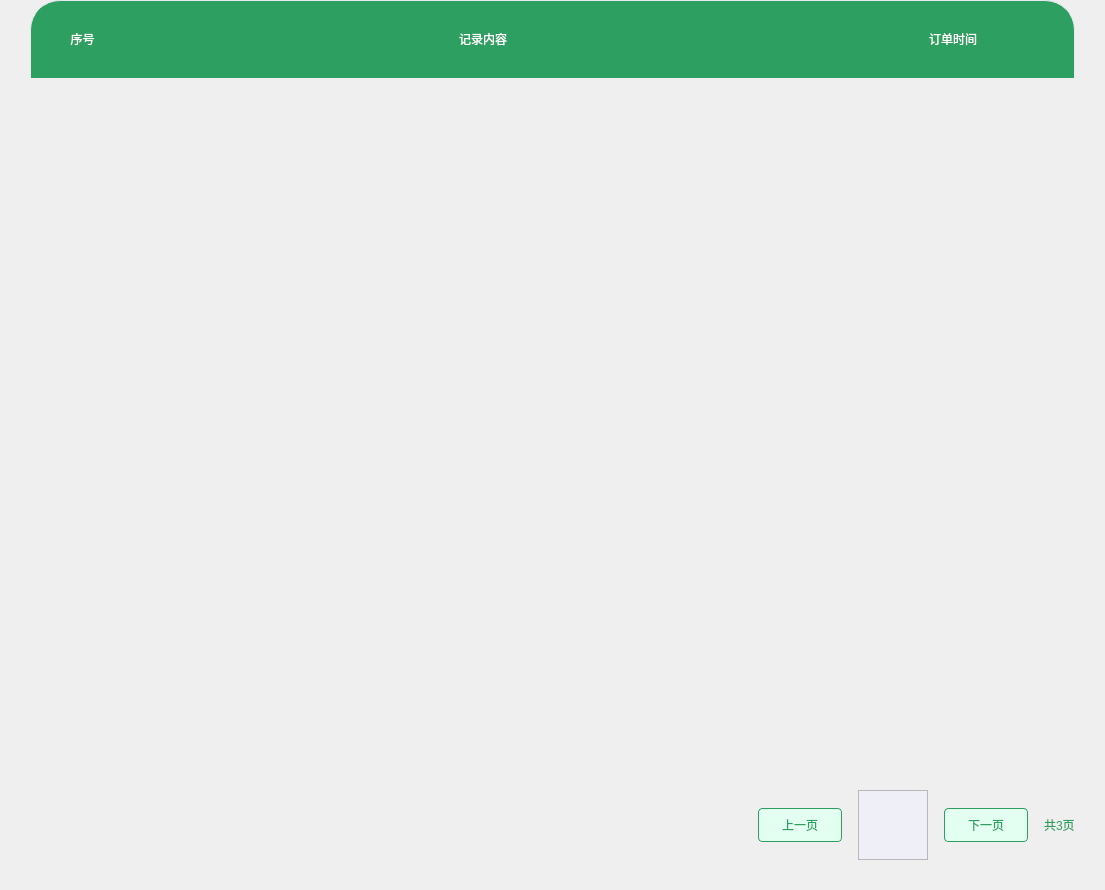
                   <widget class="QWidget" name="location_message">
                    <layout class="QHBoxLayout" name="horizontalLayout_77">
                     <property name="spacing">
                      <number>0</number>
                     </property>
                     <property name="leftMargin">
                      <number>30</number>
                     </property>
                     <property name="topMargin">
                      <number>0</number>
                     </property>
                     <property name="rightMargin">
                      <number>30</number>
                     </property>
                     <property name="bottomMargin">
                      <number>30</number>
                     </property>
                     <item>
                      <widget class="QWidget" name="widget_80" native="true">
                       <layout class="QHBoxLayout" name="horizontalLayout_86">
                        <property name="spacing">
                         <number>0</number>
                        </property>
                        <property name="leftMargin">
                         <number>0</number>
                        </property>
                        <property name="topMargin">
                         <number>0</number>
                        </property>
                        <property name="rightMargin">
                         <number>0</number>
                        </property>
                        <property name="bottomMargin">
                         <number>0</number>
                        </property>
                        <item>
                         <widget class="QWidget" name="widget_85" native="true">
                          <layout class="QVBoxLayout" name="verticalLayout_37">
                           <property name="spacing">
                            <number>0</number>
                           </property>
                           <property name="leftMargin">
                            <number>0</number>
                           </property>
                           <property name="topMargin">
                            <number>0</number>
                           </property>
                           <property name="rightMargin">
                            <number>0</number>
                           </property>
                           <property name="bottomMargin">
                            <number>0</number>
                           </property>
                           <item>
                            <widget class="QWidget" name="widget_86" native="true">
                             <property name="minimumSize">
                              <size>
                               <width>0</width>
                               <height>78</height>
                              </size>
                             </property>
                             <property name="maximumSize">
                              <size>
                               <width>16777215</width>
                               <height>78</height>
                              </size>
                             </property>
                             <property name="styleSheet">
                              <string notr="true">QWidget#widget_86{
	background-color:rgba(44, 159, 97, 1);
	border-top-left-radius:30px;
	border-top-right-radius:30px;
	border-top: 1px solid rgba(232, 233, 239, 1);
	border-left: 1px solid rgba(232, 233, 239, 1);
	border-right: 1px solid rgba(232, 233, 239, 1);
}</string>
                             </property>
                             <layout class="QHBoxLayout" name="horizontalLayout_82" stretch="3,20,7">
                              <property name="spacing">
                               <number>0</number>
                              </property>
                              <property name="leftMargin">
                               <number>0</number>
                              </property>
                              <property name="topMargin">
                               <number>0</number>
                              </property>
                              <property name="rightMargin">
                               <number>0</number>
                              </property>
                              <property name="bottomMargin">
                               <number>0</number>
                              </property>
                              <item>
                               <widget class="QLabel" name="label_36">
                                <property name="styleSheet">
                                 <string notr="true">color:white;</string>
                                </property>
                                <property name="text">
                                 <string>序号</string>
                                </property>
                                <property name="alignment">
                                 <set>Qt::AlignCenter</set>
                                </property>
                               </widget>
                              </item>
                              <item>
                               <widget class="QLabel" name="label_38">
                                <property name="styleSheet">
                                 <string notr="true">color:white;</string>
                                </property>
                                <property name="text">
                                 <string>记录内容</string>
                                </property>
                                <property name="alignment">
                                 <set>Qt::AlignCenter</set>
                                </property>
                               </widget>
                              </item>
                              <item>
                               <widget class="QLabel" name="label_39">
                                <property name="styleSheet">
                                 <string notr="true">color:white;</string>
                                </property>
                                <property name="text">
                                 <string>订单时间</string>
                                </property>
                                <property name="alignment">
                                 <set>Qt::AlignCenter</set>
                                </property>
                               </widget>
                              </item>
                             </layout>
                            </widget>
                           </item>
                           <item>
                            <widget class="QWidget" name="widget_87" native="true">
                             <property name="minimumSize">
                              <size>
                               <width>0</width>
                               <height>712</height>
                              </size>
                             </property>
                             <property name="maximumSize">
                              <size>
                               <width>16777215</width>
                               <height>712</height>
                              </size>
                             </property>
                             <property name="styleSheet">
                              <string notr="true">QWidget#widget_82{
	border-bottom-left-radius:12px;
	border-bottom-right-radius:12px;
	border-bottom: 1px solid rgba(232, 233, 239, 1);
	border-left: 1px solid rgba(232, 233, 239, 1);
	border-right: 1px solid rgba(232, 233, 239, 1);
}</string>
                             </property>
                             <layout class="QVBoxLayout" name="verticalLayout_38">
                              <property name="spacing">
                               <number>0</number>
                              </property>
                              <property name="leftMargin">
                               <number>0</number>
                              </property>
                              <property name="topMargin">
                               <number>0</number>
                              </property>
                              <property name="rightMargin">
                               <number>0</number>
                              </property>
                              <property name="bottomMargin">
                               <number>0</number>
                              </property>
                              <item>
                               <widget class="QWidget" name="message_content" native="true">
                                <property name="styleSheet">
                                 <string notr="true">QWidget#message_content{
	border-bottom-left-radius:30px;
	border-bottom-right-radius:30px;
}</string>
                                </property>
                               </widget>
                              </item>
                              <item>
                               <spacer name="verticalSpacer_14">
                                <property name="orientation">
                                 <enum>Qt::Vertical</enum>
                                </property>
                                <property name="sizeHint" stdset="0">
                                 <size>
                                  <width>20</width>
                                  <height>702</height>
                                 </size>
                                </property>
                               </spacer>
                              </item>
                             </layout>
                            </widget>
                           </item>
                           <item>
                            <widget class="QWidget" name="widget_88" native="true">
                             <layout class="QHBoxLayout" name="horizontalLayout_83">
                              <property name="spacing">
                               <number>16</number>
                              </property>
                              <property name="leftMargin">
                               <number>0</number>
                              </property>
                              <property name="topMargin">
                               <number>0</number>
                              </property>
                              <property name="rightMargin">
                               <number>0</number>
                              </property>
                              <property name="bottomMargin">
                               <number>0</number>
                              </property>
                              <item>
                               <spacer name="horizontalSpacer_6">
                                <property name="orientation">
                                 <enum>Qt::Horizontal</enum>
                                </property>
                                <property name="sizeHint" stdset="0">
                                 <size>
                                  <width>728</width>
                                  <height>20</height>
                                 </size>
                                </property>
                               </spacer>
                              </item>
                              <item>
                               <widget class="QPushButton" name="btn_message_last_page">
                                <property name="minimumSize">
                                 <size>
                                  <width>84</width>
                                  <height>34</height>
                                 </size>
                                </property>
                                <property name="maximumSize">
                                 <size>
                                  <width>84</width>
                                  <height>34</height>
                                 </size>
                                </property>
                                <property name="styleSheet">
                                 <string notr="true">QPushButton#btn_message_last_page{
	background-color:rgba(227, 255, 241, 1);
	color:rgba(44, 159, 97, 1);
	border: 1px solid rgba(44, 159, 97, 1);
	border-radius:4px;
}
QPushButton#btn_message_last_page:hover{
	background-color:rgba(227, 255, 241, 0.5);
	color:rgba(44, 159, 97, 1);
	border: 1px solid rgba(44, 159, 97, 0.5);
	border-radius:4px;
}
QPushButton#btn_message_last_page:pressed{
	padding-left:5px;
	padding-top:5px;
	background-color:rgba(227, 255, 241, 0.5);
	border: 1px solid rgba(44, 159, 97, 0.5);
	color:rgba(44, 159, 97, 1);
	border-radius:4px;
}
</string>
                                </property>
                                <property name="text">
                                 <string>上一页</string>
                                </property>
                               </widget>
                              </item>
                              <item>
                               <widget class="QWidget" name="widget_89" native="true">
                                <property name="enabled">
                                 <bool>true</bool>
                                </property>
                                <layout class="QHBoxLayout" name="horizontalLayout_84">
                                 <property name="spacing">
                                  <number>0</number>
                                 </property>
                                 <property name="leftMargin">
                                  <number>0</number>
                                 </property>
                                 <property name="topMargin">
                                  <number>0</number>
                                 </property>
                                 <property name="rightMargin">
                                  <number>0</number>
                                 </property>
                                 <property name="bottomMargin">
                                  <number>0</number>
                                 </property>
                                 <item>
                                  <widget class="QScrollArea" name="scrollArea_6">
                                   <property name="minimumSize">
                                    <size>
                                     <width>40</width>
                                     <height>0</height>
                                    </size>
                                   </property>
                                   <property name="frameShadow">
                                    <enum>QFrame::Raised</enum>
                                   </property>
                                   <property name="widgetResizable">
                                    <bool>true</bool>
                                   </property>
                                   <widget class="QWidget" name="setting_local_message_page">
                                    <property name="geometry">
                                     <rect>
                                      <x>0</x>
                                      <y>0</y>
                                      <width>21</width>
                                      <height>16</height>
                                     </rect>
                                    </property>
                                    <property name="styleSheet">
                                     <string notr="true">QWidget#setting_local_message_page{
	background-color:rgba(239, 239, 248, 1);
}</string>
                                    </property>
                                   </widget>
                                  </widget>
                                 </item>
                                </layout>
                               </widget>
                              </item>
                              <item>
                               <widget class="QPushButton" name="btn_message_next_page">
                                <property name="minimumSize">
                                 <size>
                                  <width>84</width>
                                  <height>34</height>
                                 </size>
                                </property>
                                <property name="maximumSize">
                                 <size>
                                  <width>84</width>
                                  <height>34</height>
                                 </size>
                                </property>
                                <property name="styleSheet">
                                 <string notr="true">QPushButton#btn_message_next_page{
	background-color:rgba(227, 255, 241, 1);
	color:rgba(44, 159, 97, 1);
	border: 1px solid rgba(44, 159, 97, 1);
	border-radius:4px;
}
QPushButton#btn_message_next_page:hover{
	background-color:rgba(227, 255, 241, 0.5);
	color:rgba(44, 159, 97, 1);
	border: 1px solid rgba(44, 159, 97, 0.5);
	border-radius:4px;
}
QPushButton#btn_message_next_page:pressed{
	padding-left:5px;
	padding-top:5px;
	background-color:rgba(227, 255, 241, 0.5);
	border: 1px solid rgba(44, 159, 97, 0.5);
	color:rgba(44, 159, 97, 1);
	border-radius:4px;
}</string>
                                </property>
                                <property name="text">
                                 <string>下一页</string>
                                </property>
                               </widget>
                              </item>
                              <item>
                               <widget class="QLabel" name="message_number_page">
                                <property name="styleSheet">
                                 <string notr="true">	color:rgba(44, 159, 97, 1);</string>
                                </property>
                                <property name="text">
                                 <string>共3页</string>
                                </property>
                               </widget>
                              </item>
                             </layout>
                            </widget>
                           </item>
                          </layout>
                         </widget>
                        </item>
                       </layout>
                      </widget>
                     </item>
                    </layout>
                   </widget>
